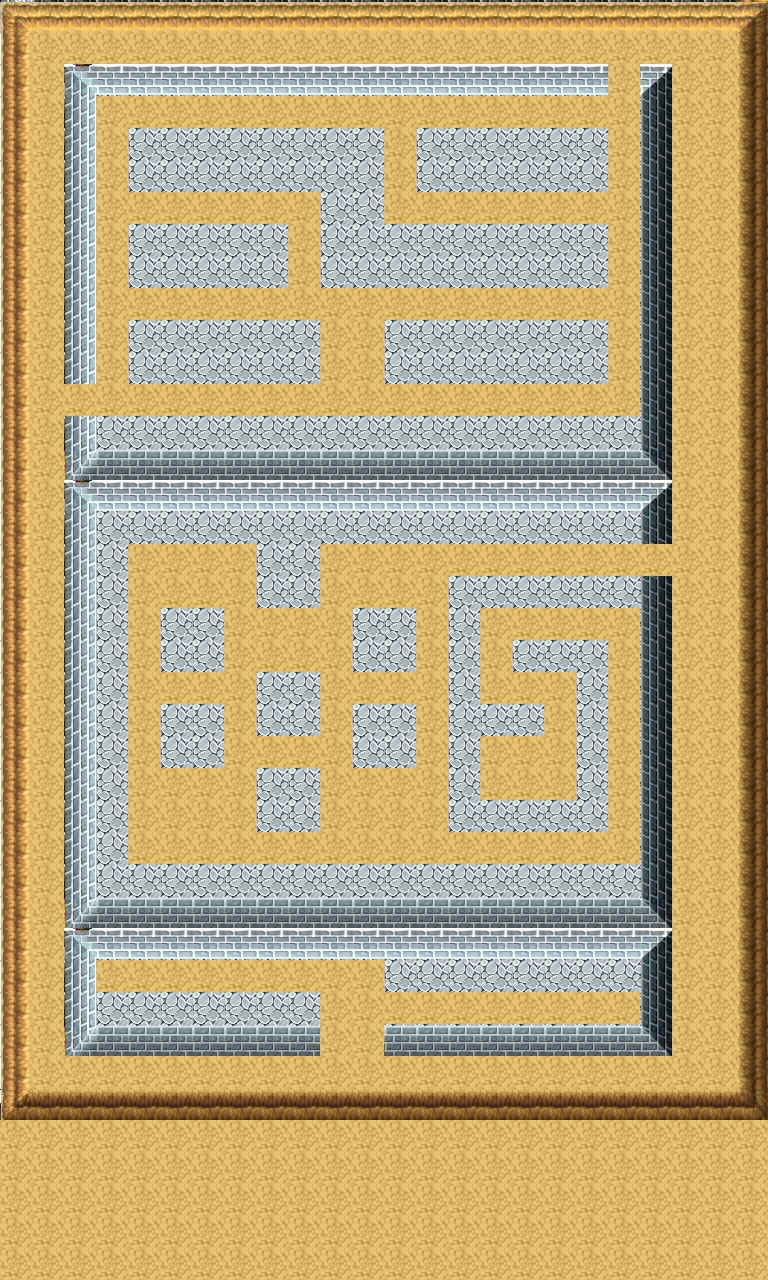

This is a level from a 2D game, rendered from its Tiled map with the project's own tilesets. A one-line summary and the map file follow, with tile-layer data summarised:
An orthogonal 24x40 tile map with 32x32 px tiles, 2 tile layers (background-tile04, tile04) and 75 objects.

<map version="1.0" orientation="orthogonal" width="24" height="40" tilewidth="32" tileheight="32">
 <tileset firstgid="1" name="tile04-edited" tilewidth="32" tileheight="32">
  <image source="tile04-edited.jpg" width="515" height="515" />
 </tileset>
 <layer name="background-tile04" width="24" height="40">
  <data>[960 cells, 960 non-empty, 9 distinct tile ids]</data>
 </layer>
 <layer name="tile04" width="24" height="40">
  <data>[960 cells, 373 non-empty, 9 distinct tile ids]</data>
 </layer>
 <objectgroup name="Points" width="24" height="40">
  <object x="608" y="608" width="32" height="32">
   <properties>
    <property name="points" value="10" />
   </properties>
  </object>
  <object x="480" y="672" width="32" height="32">
   <properties>
    <property name="points" value="25" />
   </properties>
  </object>
  <object x="544" y="672" width="32" height="32">
   <properties>
    <property name="points" value="25" />
   </properties>
  </object>
  <object x="480" y="736" width="32" height="32">
   <properties>
    <property name="points" value="50" />
   </properties>
  </object>
  <object x="512" y="768" width="32" height="32">
   <properties>
    <property name="points" value="50" />
   </properties>
  </object>
  <object x="544" y="736" width="32" height="32">
   <properties>
    <property name="points" value="50" />
   </properties>
  </object>
  <object x="608" y="704" width="32" height="32">
   <properties>
    <property name="points" value="10" />
   </properties>
  </object>
  <object x="608" y="768" width="32" height="32">
   <properties>
    <property name="points" value="10" />
   </properties>
  </object>
  <object x="608" y="832" width="32" height="32">
   <properties>
    <property name="points" value="10" />
   </properties>
  </object>
  <object x="544" y="832" width="32" height="32">
   <properties>
    <property name="points" value="10" />
   </properties>
  </object>
  <object x="480" y="832" width="32" height="32">
   <properties>
    <property name="points" value="10" />
   </properties>
  </object>
  <object x="320" y="544" width="32" height="32">
   <properties>
    <property name="points" value="10" />
   </properties>
  </object>
  <object x="128" y="544" width="32" height="32">
   <properties>
    <property name="points" value="10" />
   </properties>
  </object>
  <object x="128" y="832" width="32" height="32">
   <properties>
    <property name="points" value="10" />
   </properties>
  </object>
  <object x="160" y="768" width="32" height="32">
   <properties>
    <property name="points" value="10" />
   </properties>
  </object>
  <object x="160" y="672" width="32" height="32">
   <properties>
    <property name="points" value="10" />
   </properties>
  </object>
  <object x="288" y="736" width="32" height="32">
   <properties>
    <property name="points" value="10" />
   </properties>
  </object>
  <object x="256" y="640" width="32" height="32">
   <properties>
    <property name="points" value="10" />
   </properties>
  </object>
  <object x="416" y="736" width="32" height="32">
   <properties>
    <property name="points" value="10" />
   </properties>
  </object>
  <object x="352" y="832" width="32" height="32">
   <properties>
    <property name="points" value="10" />
   </properties>
  </object>
  <object x="96" y="960" width="32" height="32">
   <properties>
    <property name="points" value="10" />
   </properties>
  </object>
  <object x="160" y="960" width="32" height="32">
   <properties>
    <property name="points" value="10" />
   </properties>
  </object>
  <object x="224" y="960" width="32" height="32">
   <properties>
    <property name="points" value="10" />
   </properties>
  </object>
  <object x="288" y="960" width="32" height="32">
   <properties>
    <property name="points" value="10" />
   </properties>
  </object>
  <object x="384" y="992" width="32" height="32">
   <properties>
    <property name="points" value="10" />
   </properties>
  </object>
  <object x="448" y="992" width="32" height="32">
   <properties>
    <property name="points" value="10" />
   </properties>
  </object>
  <object x="512" y="992" width="32" height="32">
   <properties>
    <property name="points" value="10" />
   </properties>
  </object>
  <object x="576" y="992" width="32" height="32">
   <properties>
    <property name="points" value="10" />
   </properties>
  </object>
  <object x="384" y="128" width="32" height="32">
   <properties>
    <property name="points" value="10" />
   </properties>
  </object>
  <object x="384" y="192" width="32" height="32">
   <properties>
    <property name="points" value="25" />
   </properties>
  </object>
  <object x="96" y="96" width="32" height="32">
   <properties>
    <property name="points" value="10" />
   </properties>
  </object>
  <object x="608" y="384" width="32" height="32">
   <properties>
    <property name="points" value="10" />
   </properties>
  </object>
  <object x="288" y="192" width="32" height="32">
   <properties>
    <property name="points" value="25" />
   </properties>
  </object>
  <object x="288" y="256" width="32" height="32">
   <properties>
    <property name="points" value="10" />
   </properties>
  </object>
  <object x="352" y="320" width="32" height="32">
   <properties>
    <property name="points" value="10" />
   </properties>
  </object>
  <object x="320" y="352" width="32" height="32">
   <properties>
    <property name="points" value="10" />
   </properties>
  </object>
  <object x="96" y="352" width="32" height="32">
   <properties>
    <property name="points" value="10" />
   </properties>
  </object>
  <object x="608" y="128" width="32" height="32">
   <properties>
    <property name="points" value="10" />
   </properties>
  </object>
  <object x="32" y="64" width="32" height="32">
   <properties>
    <property name="points" value="15" />
    <property name="speed" value="increase" />
   </properties>
  </object>
  <object x="384" y="1056" width="32" height="32">
   <properties>
    <property name="points" value="15" />
    <property name="speed" value="increase" />
   </properties>
  </object>
  <object x="32" y="352" width="32" height="32">
   <properties>
    <property name="points" value="15" />
    <property name="speed" value="increase" />
   </properties>
  </object>
 </objectgroup>
 <objectgroup name="Walls" width="24" height="40">
  <object x="0" y="0" width="768" height="32" />
  <object x="64" y="64" width="544" height="32" />
  <object x="128" y="128" width="256" height="64" />
  <object x="416" y="128" width="192" height="64" />
  <object x="640" y="64" width="32" height="480" />
  <object x="320" y="192" width="64" height="96" />
  <object x="384" y="224" width="224" height="64" />
  <object x="384" y="320" width="224" height="64" />
  <object x="128" y="224" width="160" height="64" />
  <object x="64" y="96" width="32" height="288" />
  <object x="128" y="320" width="192" height="64" />
  <object x="64" y="416" width="576" height="128" />
  <object x="256" y="544" width="64" height="64" />
  <object x="352" y="608" width="64" height="64" />
  <object x="448" y="576" width="224" height="32" />
  <object x="448" y="608" width="32" height="224" />
  <object x="480" y="704" width="64" height="32" />
  <object x="512" y="640" width="96" height="32" />
  <object x="576" y="672" width="32" height="160" />
  <object x="480" y="800" width="96" height="32" />
  <object x="640" y="608" width="32" height="320" />
  <object x="64" y="864" width="576" height="96" />
  <object x="384" y="960" width="256" height="32" />
  <object x="640" y="928" width="32" height="128" />
  <object x="384" y="1024" width="256" height="32" />
  <object x="64" y="992" width="256" height="64" />
  <object x="64" y="960" width="32" height="32" />
  </objectgroup>
 <objectgroup name="StartPoints" width="24" height="40">
  <!-- 1 objects omitted --></objectgroup>
</map>
<!-- 7 of 75 objects omitted -->